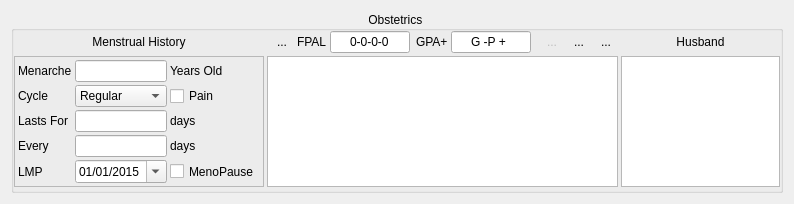
<?xml version="1.0" encoding="UTF-8"?>
<ui version="4.0">
 <class>w_obGyn</class>
 <widget class="QWidget" name="w_obGyn">
  <property name="geometry">
   <rect>
    <x>0</x>
    <y>0</y>
    <width>794</width>
    <height>202</height>
   </rect>
  </property>
  <property name="windowTitle">
   <string>Form</string>
  </property>
  <layout class="QGridLayout" name="gridLayout">
   <item row="0" column="0">
    <widget class="QGroupBox" name="ObstGroupBox">
     <property name="title">
      <string>Obstetrics </string>
     </property>
     <property name="alignment">
      <set>Qt::AlignCenter</set>
     </property>
     <property name="flat">
      <bool>false</bool>
     </property>
     <layout class="QGridLayout" name="gridLayout_12">
      <property name="leftMargin">
       <number>0</number>
      </property>
      <property name="topMargin">
       <number>0</number>
      </property>
      <property name="rightMargin">
       <number>0</number>
      </property>
      <property name="bottomMargin">
       <number>3</number>
      </property>
      <property name="spacing">
       <number>3</number>
      </property>
      <item row="1" column="4">
       <widget class="xLineEdit" name="fpal">
        <property name="sizePolicy">
         <sizepolicy hsizetype="Fixed" vsizetype="Fixed">
          <horstretch>0</horstretch>
          <verstretch>0</verstretch>
         </sizepolicy>
        </property>
        <property name="maximumSize">
         <size>
          <width>80</width>
          <height>16777215</height>
         </size>
        </property>
        <property name="layoutDirection">
         <enum>Qt::LeftToRight</enum>
        </property>
        <property name="inputMask">
         <string>0-0-0-0</string>
        </property>
        <property name="text">
         <string>0-0-0-0</string>
        </property>
        <property name="alignment">
         <set>Qt::AlignCenter</set>
        </property>
       </widget>
      </item>
      <item row="1" column="0">
       <widget class="QLabel" name="label_15">
        <property name="text">
         <string>Menstrual History</string>
        </property>
        <property name="alignment">
         <set>Qt::AlignCenter</set>
        </property>
       </widget>
      </item>
      <item row="1" column="12">
       <widget class="QToolButton" name="removeSiblings">
        <property name="text">
         <string>...</string>
        </property>
        <property name="icon">
         <iconset resource="../res/resources.qrc">
          <normaloff>:/Graphics/minus</normaloff>:/Graphics/minus</iconset>
        </property>
        <property name="autoRaise">
         <bool>true</bool>
        </property>
       </widget>
      </item>
      <item row="2" column="1" colspan="12">
       <widget class="mSiblings" name="siblings">
        <property name="sizePolicy">
         <sizepolicy hsizetype="Expanding" vsizetype="Preferred">
          <horstretch>0</horstretch>
          <verstretch>0</verstretch>
         </sizepolicy>
        </property>
        <property name="editTriggers">
         <set>QAbstractItemView::NoEditTriggers</set>
        </property>
        <property name="alternatingRowColors">
         <bool>true</bool>
        </property>
        <property name="selectionMode">
         <enum>QAbstractItemView::SingleSelection</enum>
        </property>
        <property name="selectionBehavior">
         <enum>QAbstractItemView::SelectRows</enum>
        </property>
        <property name="showGrid">
         <bool>true</bool>
        </property>
        <property name="gridStyle">
         <enum>Qt::DotLine</enum>
        </property>
        <property name="sortingEnabled">
         <bool>false</bool>
        </property>
        <attribute name="horizontalHeaderShowSortIndicator" stdset="0">
         <bool>false</bool>
        </attribute>
        <attribute name="horizontalHeaderStretchLastSection">
         <bool>true</bool>
        </attribute>
        <attribute name="verticalHeaderDefaultSectionSize">
         <number>23</number>
        </attribute>
        <attribute name="verticalHeaderShowSortIndicator" stdset="0">
         <bool>false</bool>
        </attribute>
        <attribute name="verticalHeaderStretchLastSection">
         <bool>false</bool>
        </attribute>
       </widget>
      </item>
      <item row="1" column="13">
       <widget class="QLabel" name="label_13">
        <property name="text">
         <string>Husband</string>
        </property>
        <property name="alignment">
         <set>Qt::AlignCenter</set>
        </property>
       </widget>
      </item>
      <item row="2" column="13">
       <widget class="TextEdit" name="husband">
        <property name="maximumSize">
         <size>
          <width>250</width>
          <height>16777215</height>
         </size>
        </property>
       </widget>
      </item>
      <item row="1" column="3">
       <widget class="QLabel" name="label_9">
        <property name="sizePolicy">
         <sizepolicy hsizetype="Fixed" vsizetype="Preferred">
          <horstretch>0</horstretch>
          <verstretch>0</verstretch>
         </sizepolicy>
        </property>
        <property name="text">
         <string>FPAL</string>
        </property>
       </widget>
      </item>
      <item row="1" column="11">
       <widget class="QToolButton" name="addSiblings">
        <property name="text">
         <string>...</string>
        </property>
        <property name="icon">
         <iconset resource="../res/resources.qrc">
          <normaloff>:/Graphics/add</normaloff>:/Graphics/add</iconset>
        </property>
        <property name="autoRaise">
         <bool>true</bool>
        </property>
       </widget>
      </item>
      <item row="1" column="1">
       <spacer name="horizontalSpacer_2">
        <property name="orientation">
         <enum>Qt::Horizontal</enum>
        </property>
        <property name="sizeHint" stdset="0">
         <size>
          <width>40</width>
          <height>20</height>
         </size>
        </property>
       </spacer>
      </item>
      <item row="1" column="7">
       <widget class="xLineEdit" name="gpa">
        <property name="sizePolicy">
         <sizepolicy hsizetype="Fixed" vsizetype="Fixed">
          <horstretch>0</horstretch>
          <verstretch>0</verstretch>
         </sizepolicy>
        </property>
        <property name="maximumSize">
         <size>
          <width>80</width>
          <height>16777215</height>
         </size>
        </property>
        <property name="inputMask">
         <string>G0-P0+0</string>
        </property>
        <property name="alignment">
         <set>Qt::AlignCenter</set>
        </property>
       </widget>
      </item>
      <item row="1" column="10">
       <widget class="QToolButton" name="editSiblingButton">
        <property name="enabled">
         <bool>false</bool>
        </property>
        <property name="text">
         <string>...</string>
        </property>
        <property name="icon">
         <iconset resource="../res/resources.qrc">
          <normaloff>:/Graphics/pencil</normaloff>:/Graphics/pencil</iconset>
        </property>
        <property name="autoRaise">
         <bool>true</bool>
        </property>
       </widget>
      </item>
      <item row="1" column="9">
       <spacer name="horizontalSpacer_7">
        <property name="orientation">
         <enum>Qt::Horizontal</enum>
        </property>
        <property name="sizeHint" stdset="0">
         <size>
          <width>40</width>
          <height>20</height>
         </size>
        </property>
       </spacer>
      </item>
      <item row="1" column="6">
       <widget class="QLabel" name="label_10">
        <property name="text">
         <string>GPA+</string>
        </property>
       </widget>
      </item>
      <item row="2" column="0">
       <widget class="QFrame" name="MestrualHistoryWidget">
        <property name="maximumSize">
         <size>
          <width>250</width>
          <height>16777215</height>
         </size>
        </property>
        <property name="frameShape">
         <enum>QFrame::StyledPanel</enum>
        </property>
        <property name="frameShadow">
         <enum>QFrame::Raised</enum>
        </property>
        <layout class="QGridLayout" name="gridLayout_13">
         <property name="leftMargin">
          <number>3</number>
         </property>
         <property name="topMargin">
          <number>3</number>
         </property>
         <property name="rightMargin">
          <number>3</number>
         </property>
         <property name="bottomMargin">
          <number>3</number>
         </property>
         <property name="spacing">
          <number>3</number>
         </property>
         <item row="4" column="2">
          <widget class="QLabel" name="label_8">
           <property name="text">
            <string>days</string>
           </property>
          </widget>
         </item>
         <item row="5" column="0">
          <widget class="QLabel" name="label_7">
           <property name="text">
            <string>LMP</string>
           </property>
          </widget>
         </item>
         <item row="2" column="2">
          <widget class="xCheckBox" name="checkBoxCyclePain">
           <property name="text">
            <string>Pain</string>
           </property>
          </widget>
         </item>
         <item row="4" column="1">
          <widget class="xLineEdit" name="every">
           <property name="sizePolicy">
            <sizepolicy hsizetype="Fixed" vsizetype="Fixed">
             <horstretch>0</horstretch>
             <verstretch>0</verstretch>
            </sizepolicy>
           </property>
          </widget>
         </item>
         <item row="5" column="1">
          <widget class="QDateEdit" name="LMP">
           <property name="minimumDateTime">
            <datetime>
             <hour>0</hour>
             <minute>0</minute>
             <second>0</second>
             <year>2010</year>
             <month>1</month>
             <day>1</day>
            </datetime>
           </property>
           <property name="maximumDate">
            <date>
             <year>2050</year>
             <month>12</month>
             <day>31</day>
            </date>
           </property>
           <property name="displayFormat">
            <string>dd/MM/yyyy</string>
           </property>
           <property name="calendarPopup">
            <bool>true</bool>
           </property>
           <property name="date">
            <date>
             <year>2015</year>
             <month>1</month>
             <day>1</day>
            </date>
           </property>
          </widget>
         </item>
         <item row="4" column="0">
          <widget class="QLabel" name="label_3">
           <property name="text">
            <string>Every</string>
           </property>
          </widget>
         </item>
         <item row="5" column="2">
          <widget class="xCheckBox" name="checkBoxMenoPause">
           <property name="sizePolicy">
            <sizepolicy hsizetype="Preferred" vsizetype="Preferred">
             <horstretch>0</horstretch>
             <verstretch>0</verstretch>
            </sizepolicy>
           </property>
           <property name="text">
            <string>MenoPause</string>
           </property>
          </widget>
         </item>
         <item row="2" column="0">
          <widget class="QLabel" name="label_2">
           <property name="sizePolicy">
            <sizepolicy hsizetype="Preferred" vsizetype="Preferred">
             <horstretch>0</horstretch>
             <verstretch>0</verstretch>
            </sizepolicy>
           </property>
           <property name="text">
            <string>Cycle</string>
           </property>
          </widget>
         </item>
         <item row="1" column="1">
          <widget class="xLineEdit" name="menarche">
           <property name="sizePolicy">
            <sizepolicy hsizetype="Fixed" vsizetype="Preferred">
             <horstretch>0</horstretch>
             <verstretch>0</verstretch>
            </sizepolicy>
           </property>
          </widget>
         </item>
         <item row="3" column="0">
          <widget class="QLabel" name="label_4">
           <property name="text">
            <string>Lasts For</string>
           </property>
          </widget>
         </item>
         <item row="1" column="0">
          <widget class="QLabel" name="label">
           <property name="text">
            <string>Menarche</string>
           </property>
          </widget>
         </item>
         <item row="3" column="1">
          <widget class="xLineEdit" name="lastsfor">
           <property name="sizePolicy">
            <sizepolicy hsizetype="Fixed" vsizetype="Fixed">
             <horstretch>0</horstretch>
             <verstretch>0</verstretch>
            </sizepolicy>
           </property>
          </widget>
         </item>
         <item row="2" column="1">
          <widget class="xComboBox" name="cycle">
           <item>
            <property name="text">
             <string>Regular</string>
            </property>
           </item>
           <item>
            <property name="text">
             <string>Irregular</string>
            </property>
           </item>
          </widget>
         </item>
         <item row="1" column="2">
          <widget class="QLabel" name="label_11">
           <property name="text">
            <string>Years Old</string>
           </property>
          </widget>
         </item>
         <item row="3" column="2">
          <widget class="QLabel" name="label_6">
           <property name="text">
            <string>days</string>
           </property>
          </widget>
         </item>
         <item row="6" column="1">
          <spacer name="verticalSpacer">
           <property name="orientation">
            <enum>Qt::Vertical</enum>
           </property>
           <property name="sizeHint" stdset="0">
            <size>
             <width>20</width>
             <height>40</height>
            </size>
           </property>
          </spacer>
         </item>
        </layout>
       </widget>
      </item>
      <item row="1" column="2">
       <widget class="QToolButton" name="fpalCalButton">
        <property name="toolTip">
         <string>&lt;html&gt;&lt;head/&gt;&lt;body&gt;&lt;p&gt;Calculate FPAL&lt;/p&gt;&lt;/body&gt;&lt;/html&gt;</string>
        </property>
        <property name="text">
         <string>...</string>
        </property>
        <property name="icon">
         <iconset resource="../res/resources.qrc">
          <normaloff>:/Graphics/puzle</normaloff>:/Graphics/puzle</iconset>
        </property>
        <property name="autoRaise">
         <bool>true</bool>
        </property>
       </widget>
      </item>
     </layout>
    </widget>
   </item>
  </layout>
 </widget>
 <customwidgets>
  <customwidget>
   <class>TextEdit</class>
   <extends>QTextEdit</extends>
   <header>textedit.h</header>
  </customwidget>
  <customwidget>
   <class>xCheckBox</class>
   <extends>QCheckBox</extends>
   <header>xcheckbox.h</header>
  </customwidget>
  <customwidget>
   <class>xLineEdit</class>
   <extends>QLineEdit</extends>
   <header>xlineedit.h</header>
  </customwidget>
  <customwidget>
   <class>xComboBox</class>
   <extends>QComboBox</extends>
   <header>xcombobox.h</header>
  </customwidget>
  <customwidget>
   <class>mSiblings</class>
   <extends>QTableView</extends>
   <header>msiblings.h</header>
  </customwidget>
 </customwidgets>
 <resources>
  <include location="../res/resources.qrc"/>
 </resources>
 <connections/>
</ui>
